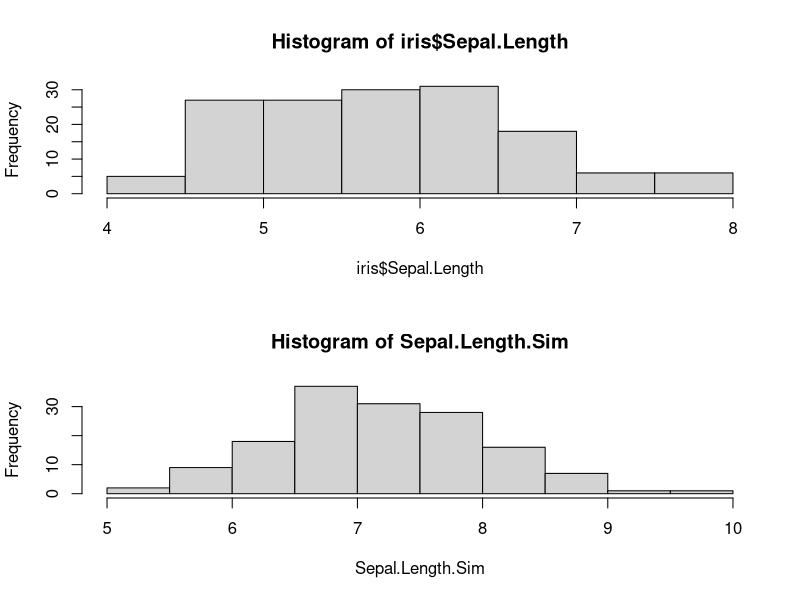
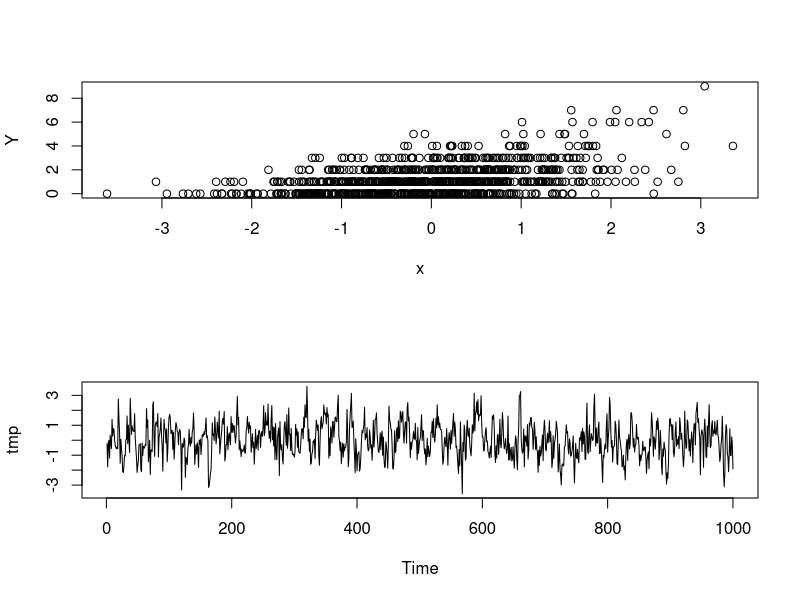
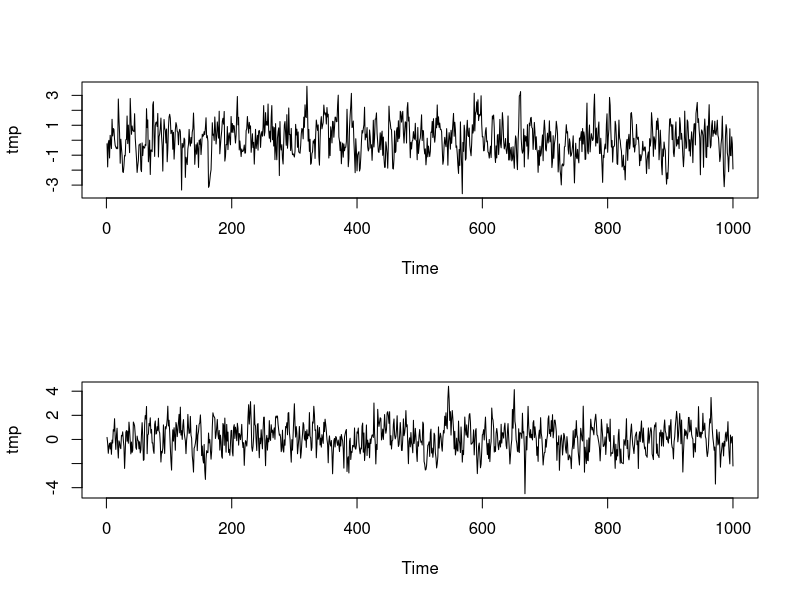

Here is the R script that generated these plots, in order:
rm(list=ls())

?rnorm

rnorm(10)
rnorm(10)

set.seed(123)
rnorm(10)
set.seed(123)

#1 Simul. from distrib
rnorm(10)
rpois(10, 2)

#2 Simulate from the model
#2.1 Simple linear regression

names(iris)
mO = lm(Sepal.Length ~ Sepal.Width, data = iris)
n = nrow(iris)
e = rnorm(n, sd = sd(mO$residuals))
a = coef(mO)[1]
b = coef(mO)[2]
Sepal.Length.Sim = a - b * iris$Sepal.Width + e

par(mfrow = c(2, 1))
hist(iris$Sepal.Length)
hist(Sepal.Length.Sim)

n <- 1000 #Sample size
x <- rnorm(n) #independent variable
y <- 2*x + rnorm(n) #dependent variable
#DGP: y = 2x + e, e~i.i.d. N(0,1)
out <- lm(y ~ x)
summary(out)

set.seed(123)
N = 1000
pv = rep(NA, N)
for (i in 1:N) {
    x <- rnorm(n) #independent variable
    y <- 2*x + rnorm(n) #dependent variable
    #DGP: y = 2x + e, e~i.i.d. N(0,1)
    out <- lm(y ~ x)
    s <- summary(out)
    pv[i] = s$coefficients[2, "Pr(>|t|)"]
}

mean(pv < 0.05)

#2.2 Generalized linear model -- GLM (Poisson model)
beta0 <- 0.1
beta1 <- 0.5
logY <- beta0 + beta1*x
#Y <- exp(logY) #do not get integers
Y <- rpois(n, exp(logY))
plot(x, Y)

#sapply(c(1:(K/2)), function(x) arima.sim(n=n+100, list(order=c(length(phi1),0,0),ar=phi1)))[101:(n+100),]

#2.3 ARIMA time series
phi <- 0.5
tmp <- arima.sim(n, model=list(order=c(1,0,0), ar=phi))
ts.plot(tmp)
plot(tmp)

#Need "burn-in"
tmp <- arima.sim(n+100, model=list(order=c(1,0,0), ar=phi))[101:(n+100)]
ts.plot(tmp)